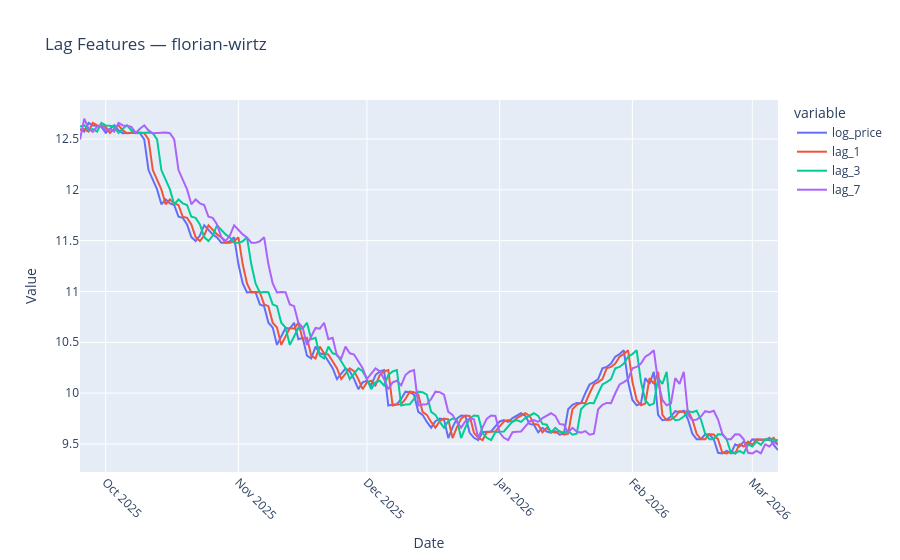

The cell this chart's notebook holds for it:
### Markdown cell above
## 6. Visualizing Lag Features

Lag features help the model understand short‑term momentum.

### Code cell
import plotly.express as px

sample_player = df_features["player_name"].unique()[0]
player_data = df_features[df_features["player_name"] == sample_player]

fig = px.line(player_data, x="date", y=["log_price", "lag_1", "lag_3", "lag_7"], title=f"Lag Features — {sample_player}")
fig.update_xaxes(title_text="Date", tickangle=45)
fig.update_yaxes(title_text="Value")
fig.show()

### Figure 1 — Plotly figure (JSON) as saved in the notebook; plotly's stock layout.template omitted (floating-point values rounded to 4 significant figures; data arrays with more than 128 entries replaced by an {"elided": "..."} marker saying what was removed)
{"data": [{"hovertemplate": "variable=log_price<br>date=%{x}<br>value=%{y}<extra></extra>", "legendgroup": "log_price", "line": {"color": "#636efa", "dash": "solid"}, "marker": {"symbol": "circle"}, "mode": "lines", "name": "log_price", "orientation": "v", "showlegend": true, "type": "scatter", "x": {"elided": "164 str values"}, "xaxis": "x", "y": {"elided": "164 float values"}, "yaxis": "y"}, {"hovertemplate": "variable=lag_1<br>date=%{x}<br>value=%{y}<extra></extra>", "legendgroup": "lag_1", "line": {"color": "#EF553B", "dash": "solid"}, "marker": {"symbol": "circle"}, "mode": "lines", "name": "lag_1", "orientation": "v", "showlegend": true, "type": "scatter", "x": {"elided": "164 str values"}, "xaxis": "x", "y": {"elided": "164 float values"}, "yaxis": "y"}, {"hovertemplate": "variable=lag_3<br>date=%{x}<br>value=%{y}<extra></extra>", "legendgroup": "lag_3", "line": {"color": "#00cc96", "dash": "solid"}, "marker": {"symbol": "circle"}, "mode": "lines", "name": "lag_3", "orientation": "v", "showlegend": true, "type": "scatter", "x": {"elided": "164 str values"}, "xaxis": "x", "y": {"elided": "164 float values"}, "yaxis": "y"}, {"hovertemplate": "variable=lag_7<br>date=%{x}<br>value=%{y}<extra></extra>", "legendgroup": "lag_7", "line": {"color": "#ab63fa", "dash": "solid"}, "marker": {"symbol": "circle"}, "mode": "lines", "name": "lag_7", "orientation": "v", "showlegend": true, "type": "scatter", "x": {"elided": "164 str values"}, "xaxis": "x", "y": {"elided": "164 float values"}, "yaxis": "y"}], "layout": {"legend": {"title": {"text": "variable"}, "tracegroupgap": 0}, "title": {"text": "Lag Features — florian-wirtz"}, "xaxis": {"anchor": "y", "domain": [0, 1], "tickangle": 45, "title": {"text": "Date"}}, "yaxis": {"anchor": "x", "domain": [0, 1], "title": {"text": "Value"}}}}
